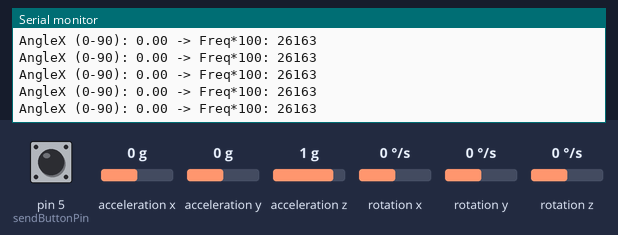
The sketch below on a simulated Arduino Uno, built with avr-gcc and run on an emulated ATmega328P. On the bench: the last lines printed to the serial monitor. The test bench sets the inputs (shaded band); at power-on: acceleration x 0 g, acceleration z 1 g, acceleration y 0 g, pin 5 (sendButtonPin) HIGH, rotation x 0 °/s, rotation y 0 °/s, rotation z 0 °/s.

Above: at 1.2 s.
1.3 s: acceleration x set to 0.8 g
At 1.46 s:
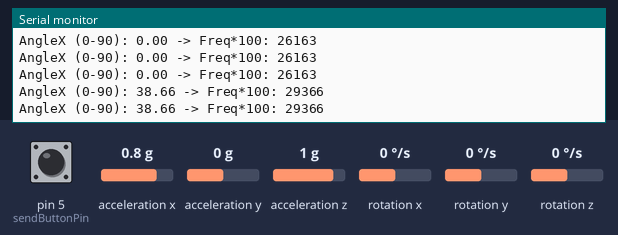
4.3 s: acceleration z set to -0.8 g
At 4.32 s:
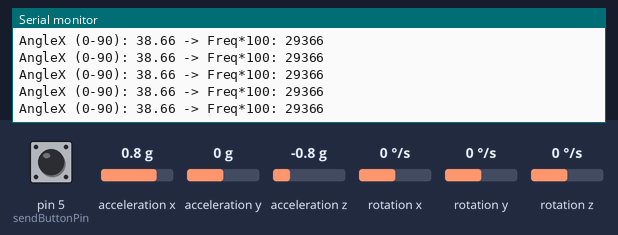
7.3 s: acceleration y set to -1.4 g
At 7.33 s:
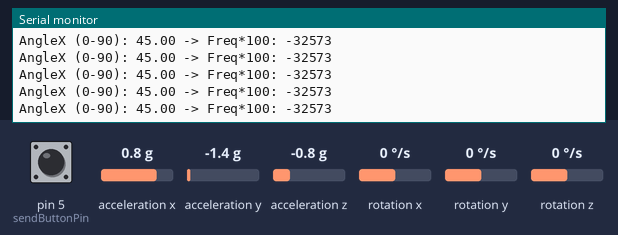
10.3 s: acceleration x set to -1.4 g
At 10.32 s:
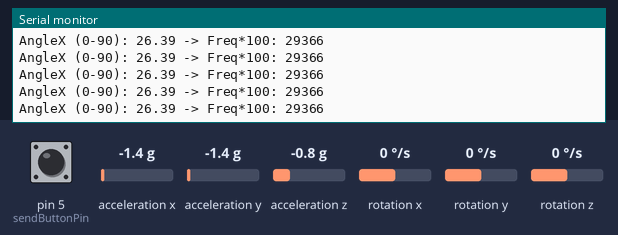
13.3 s: acceleration x set to 1.4 g
At 13.44 s:
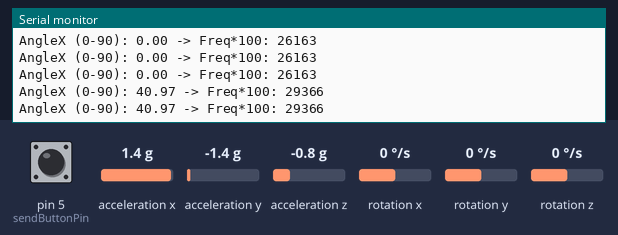
16.3 s: acceleration y set to -0.8 g
At 16.3 s:
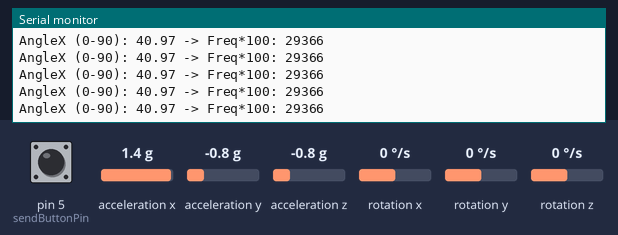
Timing chart, 0 to 19.3 s (numbered marks = the images above; inputs shaded):
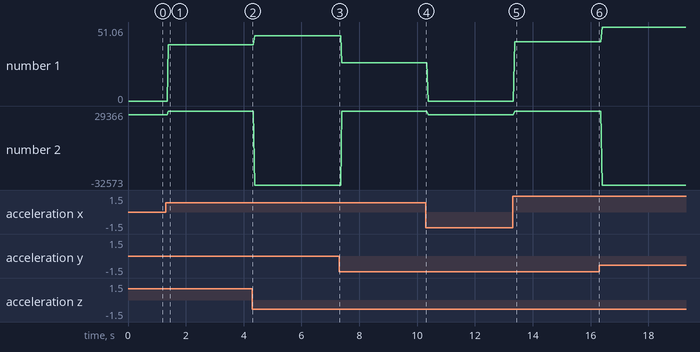

The sketch:

ksk_last_senser.ino
```cpp
#include <Wire.h>
#include <MPU9250_asukiaaa.h>
#include <SoftwareSerial.h>
#include <math.h>

MPU9250_asukiaaa mpu;
SoftwareSerial mySerial(3, 2);  // ソフトウェアシリアル：TX=3, RX=2

const int numNotes = 5;
const float notes[numNotes] = {261.63, 293.66, 329.63, 349.23, 392.00};

const int sendButtonPin = 5;    // 送信専用ボタン（プルアップ接続）

// X軸回りの角度を計算（度）
float calculateAngleX() {
  mpu.accelUpdate();
  float ax = mpu.accelX();
  float ay = mpu.accelY();
  float az = mpu.accelZ();
  float angleX_rad = atan2(ax, sqrt(ay * ay + az * az));
  return angleX_rad * 180.0 / PI;
}

void setup() {
  Serial.begin(9600);
  Wire.begin();
  mySerial.begin(9600);

  pinMode(sendButtonPin, INPUT_PULLUP);  // 送信ボタン入力設定

  mpu.setWire(&Wire);
  mpu.beginAccel();
  mpu.beginGyro();
  mpu.beginMag();

  Serial.println("MPU9250 initialized");
}

void loop() {
  float angleX_deg = calculateAngleX();

  // 0〜90度に制限（マイナス角度は0に丸める）
  angleX_deg = constrain(angleX_deg, 0.0, 90.0);

  // 0〜1.0 に正規化
  float normalized = angleX_deg / 90.0;

  // 該当する音のインデックスを計算
  int index = (int)(normalized * (numNotes - 1));
  int freqScaled = (int)(notes[index] * 100);  // 小数第2位まで送信

  Serial.print("AngleX (0-90): ");
  Serial.print(angleX_deg, 2);
  Serial.print(" -> Freq*100: ");
  Serial.println(freqScaled);

  // 送信ボタンが押されたら送信する
  if (digitalRead(sendButtonPin) == LOW) {
    char buf[8];
    sprintf(buf, "%05d\n", freqScaled);  // 例："03920\n"
    mySerial.print(buf);
  }
}
```

Measured:
- after the input at 1.3 s, the serial monitor: prints a new line after 0.10 s (image 1)
- after the input at 13.3 s, the serial monitor: prints a new line after 0.07 s (image 5)
- plotted number 1: 0 → 38.66 after the input at 1.3 s, 38.66 → 45 after the input at 4.3 s, 45 → 26.39 after the input at 7.3 s, 0 → 40.97 after the input at 13.3 s, 40.97 → 51.06 after the input at 16.3 s
- plotted number 2: 26163 → 29366 after the input at 1.3 s, 29366 → -32573 after the input at 4.3 s, 29366 → 26163 after the input at 10.3 s, 29366 → -32573 after the input at 16.3 s
